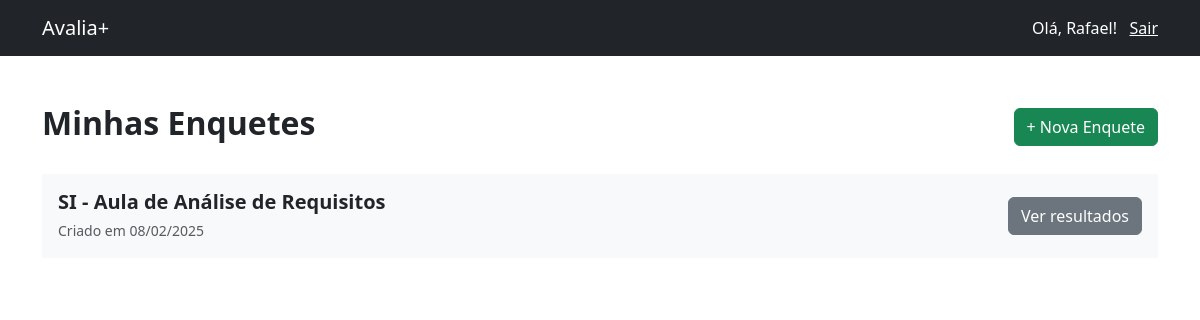
/professor/enquetes (signed in), run on an earlier commit of the app's database.
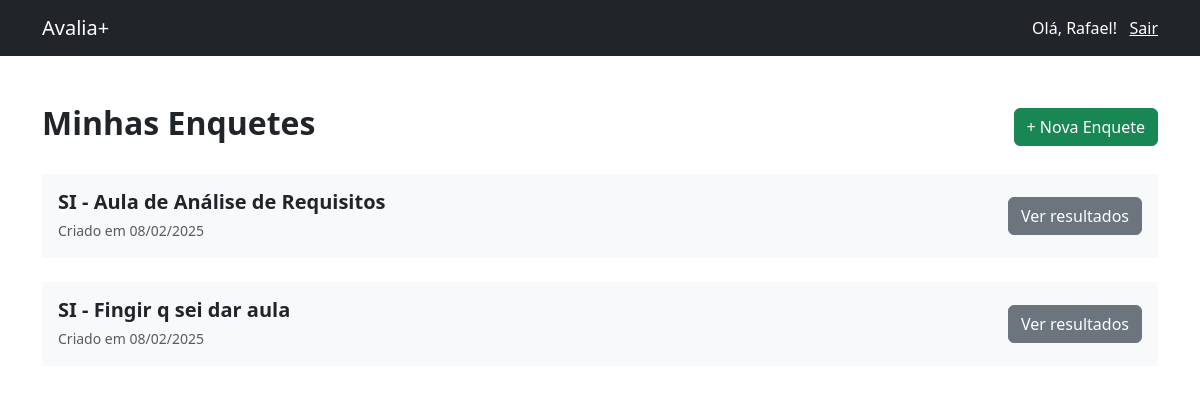
And on a later commit of the database.
### tables this page shows
CREATE TABLE usuarios (
          id INTEGER PRIMARY KEY AUTOINCREMENT,
          nome TEXT NOT NULL,
          email TEXT NOT NULL UNIQUE,
          senha TEXT NOT NULL,
          perfil TEXT DEFAULT 'aluno',
          criado_em TIMESTAMP DEFAULT CURRENT_TIMESTAMP
        );

CREATE TABLE enquetes (
          id INTEGER PRIMARY KEY AUTOINCREMENT,
          titulo TEXT NOT NULL,
          perguntas TEXT,
          criado_em TIMESTAMP DEFAULT CURRENT_TIMESTAMP
        );

### routes.py (the view, shortened to what this page needs)
@login_required
def professor_enquetes():
  if request.method == 'GET':
    enquetes = db.recuperar_enquetes()
    return render_template('professor/enquetes.html', enquetes=enquetes)

### app.py (called while the page is built)
@app.before_request
def inicializa_banco():
  db.inicializa_o_banco()

### auth.py (called while the page is built)
    @self.login_manager.user_loader
    def load_user(user_id):
      return self.db.recuperar_usuario(user_id)

### database.py (called while the page is built)
  def _connect(self):
    return sqlite3.connect(self.db_name)

  def recuperar_usuario(self, id):
    conn = self._connect()
    cursor = conn.cursor()
    cursor.execute('SELECT id, email, nome, perfil, senha FROM usuarios WHERE id = ?', (id,))
    usuario = cursor.fetchone()
    conn.close()
    if usuario:
      return User(usuario[0], usuario[1], usuario[2], usuario[3], usuario[4])
    else:
      return None

  def recuperar_enquetes(self):
    try:
      conn = self._connect()
      cursor = conn.cursor()
      cursor.execute('SELECT * FROM enquetes')
      enquetes = cursor.fetchall()
      enquetes = [{'id': enquete[0],
                  'titulo': enquete[1],
                  'perguntas': enquete[2],
                  'criado_em': datetime.strptime(enquete[3], '%Y-%m-%d %H:%M:%S').strftime('%d/%m/%Y')}
                  for enquete in enquetes]
      conn.close()
      return enquetes
    except Exception as e:
      flash('Erro ao buscar enquetes: ' + str(e))
      return []

### templates/professor/enquetes.html (shortened to what this page needs)
{% extends "index.html" %}
{% block content %}
  <div class="container py-5">
    <div class="d-flex w-100 justify-content-between align-items-center">
      <h2><strong>Minhas Enquetes</strong></h2>
      <a href="{{ url_for('professor_nova_enquete') }}" class="btn btn-success">+ Nova Enquete</a>
    </div>
    <div class="mt-4">
      {% for enquete in enquetes %}
        <div class="bg-light p-3 d-flex justify-content-between align-items-center mt-4">
          <div>
            <h5 class="mb-0"><strong>{{ enquete.titulo }}</strong></h5>
            <div class="text-muted pt-1">
              <small>Criado em {{ enquete.criado_em }}</small>
            </div>
          </div>
          <a href="#" class="btn btn-secondary">Ver resultados</a>
        </div>
      {% endfor %}
    </div>
  </div>
{% endblock %}

### templates/index.html (shortened to what this page needs)
<!doctype html>
<html lang="en">
  <head>
    {% block head %}
      {% block styles %}
        <link rel="stylesheet" type="text/css" href="{{url_for('static', filename='css/bootstrap.min.css')}}">
        <link rel="stylesheet" type="text/css" href="{{url_for('static', filename='css/styles.css')}}">
      {% endblock %}
    {% endblock %}
  </head>
  <body>
    {% if current_user.is_authenticated %}
      <nav class="navbar sticky-top bg-dark ">
        <div class="container">
          <a class="navbar-brand text-white" href="#">Avalia+</a>
          <span class="navbar-text text-white">
            Olá, {{ current_user.nome }}! &nbsp;
            <a href="{{url_for('logout')}}" class="text-white">Sair</a>
          </span>
        </div>
      </nav>
    {% endif %}
    {% block content %}{% endblock %}
  </body>
</html>

### static/css/styles.css (style rules this page uses)
body, html { width: 100%; height: 100%; }

What changed in the data, as far as the page shows it:
added enquetes: titulo "SI - Fingir q sei dar aula", criado_em "08/02/2025"
